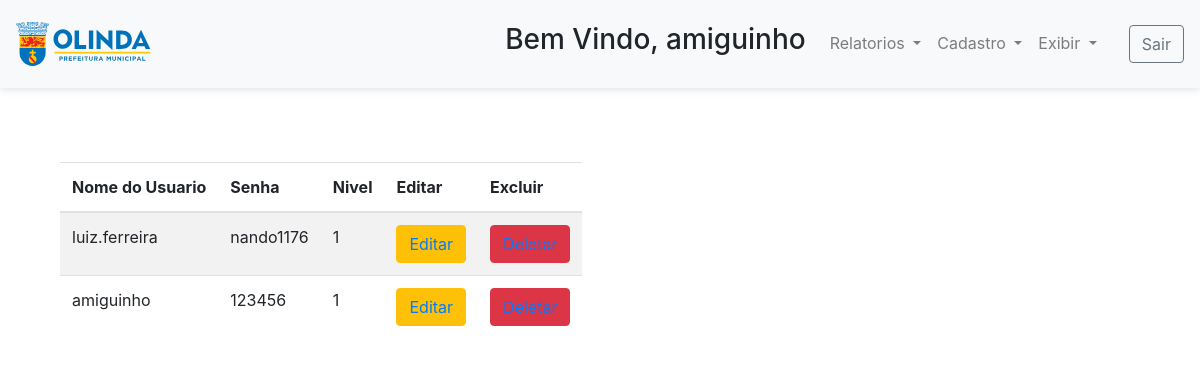
Screenshot of /exibir/exibirUsuarios.php (signed in) with the database file from the repository.
### tables this page shows
CREATE TABLE `usuario` (
  `id` int(11) NOT NULL,
  `login` varchar(40) NOT NULL,
  `senha` varchar(40) NOT NULL,
  `nivel` int(11) NOT NULL
);

### exibir/exibirUsuarios.php (the view, shortened to what this page needs)
<?php
include_once '../util/cabeca.php';
$coon = conectar();
$query01 = "SELECT `id`,`login`, `senha`, `nivel` FROM `usuario` WHERE 1";
$queryRack = mysqli_query($coon, $query01);
?>
<div class="container ">
    <div class="row ">
        <div class="col">
            <div class=" col-md-12">
                <table class="table table-striped table-responsive" style="margin-top: 15%;">
                    <thead>
                        <tr><th>Nome do Usuario</th><th>Senha</th><th>Nivel</th><th>Editar</th><th>Excluir</th></tr>
                    </thead>
                    <tbody>
                        <?php
                        while ($queryRacks = mysqli_fetch_assoc($queryRack)) {
                            echo "<tr>";
                            echo "<td >" . $queryRacks['login'] . "</td>";
                            echo "<td >" . $queryRacks['senha'] . "</td>";
                            echo "<td >" . $queryRacks['nivel'] . "</td>";
                            echo "<td >" . "<button class='btn btn-warning'><a href='../editar/editarUsuario.php?id=" . $queryRacks['id'] . "'>Editar</a></button>" . "</td>";
                            echo "<td >" . "<button class='btn btn-danger'><a href='../deletes/deletarUsuarios.php?id=" . $queryRacks['id'] . "'>Deletar</a></button>" . "</td>";
                            echo "</tr>";
                        }
                        ?>
                    </tbody>
                </table>
            </div>
        </div>
    </div>
</div>
<?php
include_once '../util/rodape.php';
?>

### rows the page displays
usuario: login "luiz.ferreira", senha "nando1176", nivel "1"
usuario: login "amiguinho", senha "123456", nivel "1"

### other values shown
$_SESSION['login'] "amiguinho"
